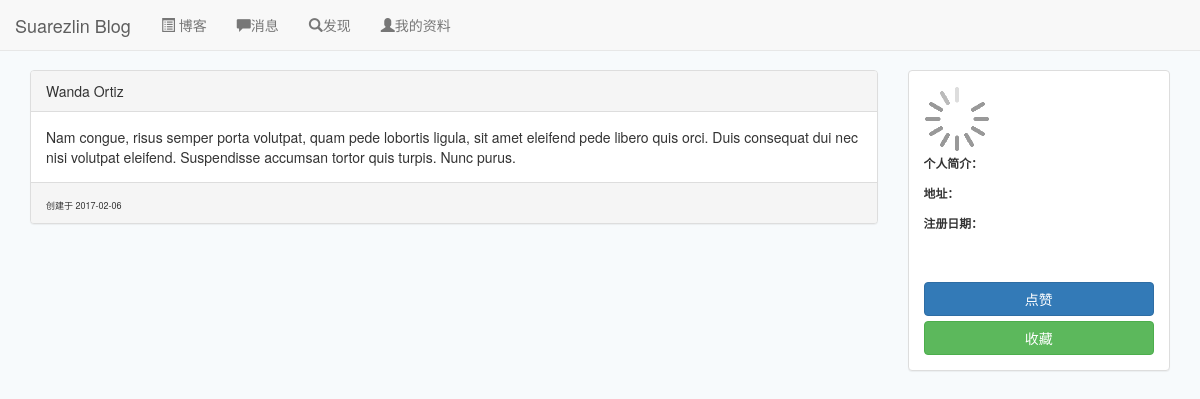
/blog/2 (signed in), run on the app's committed database.
### app/models.py (models this page shows, shortened)
class Text(db.Model):
    __tablename__ = 'texts'
    id = db.Column(db.Integer, primary_key=True)
    body = db.Column(db.Text)
    timestamp = db.Column(db.DateTime, index=True, default=datetime.utcnow)
    author_id = db.Column(db.Integer, db.ForeignKey('users.id'))
    comments = db.relationship('Comment', backref='text')
    title = db.Column(db.Text)
    txt = db.Column(db.Text)
    messages = db.relationship('Message', backref='blog')

### app/main/views.py (the view)
@main.route('/blog/<id>')
@login_required
def get_blog(id):
    blog = Text.query.filter_by(id=id).first()
    if current_user == blog.author:
        if blog is None:
            abort(404)
        else:
            author = blog.author
            timestamp = utc2local(blog.timestamp).strftime('%Y-%m-%d')
            return render_template('blog.html', author=author, blog=blog, timestamp=timestamp)
    else:
        if blog is None:
            abort(404)
        else:
            author = blog.author
            timestamp = utc2local(blog.timestamp).strftime('%Y-%m-%d')
            return render_template('otherblog.html', author=author, blog=blog, timestamp=timestamp)

### app/auth/views.py (called while the page is built)
@auth.before_app_request
def before_request():
    if current_user.is_authenticated and not current_user.confirmed and request.endpoint[:5]!='auth.':
        return redirect(url_for('auth.unconfirmed'))

### app/main/views.py (called while the page is built)
def utc2local(utc_st):
    now_stamp = time.time()
    local_time = datetime.datetime.fromtimestamp(now_stamp)
    utc_time = datetime.datetime.utcfromtimestamp(now_stamp)
    offset = local_time - utc_time
    local_st = utc_st + offset
    return local_st

### app/models.py (called while the page is built)
@login_manager.user_loader
def load_user(user_id):
    return User.query.get(int(user_id))

### app/templates/otherblog.html (shortened to what this page needs)
{% extends "base.html" %}
{% block body %}
    <div class="container">
        <div class="row">
            <div class="col-md-9">
                <div class="panel panel-default">
                    <div class="panel-heading">{{ blog.title }}</div>
                    <div class="panel-body">{{ blog.body |safe }}</div>
                    <div class="panel-footer"><span style="font-size: xx-small;">创建于 {{ timestamp }}</span></div>
                </div>
            </div>
            <div class="col-md-3 hidden-xs">
                <div class="panel panel-default info">
                    <div class="panel-body">
                        <div class="media">
                            <div class="media-left">
                                <a href="" id="pic">
                                    <img class="media-object img-rounded" src="http://localhost:5000/static/wait.gif"
                                         alt=""
                                         style="width: 66px" id="ava">
                                </a>
                            </div>
                            <div class="media-body">
                            </div>
                            <ul class="list-inline">
                                <li>
                                    <small><strong>个人简介：</strong></small>
                                </li>
                            </ul>
                            <ul class="list-inline">
                                <li>
                                    <small><strong>地址：</strong></small>
                                </li>
                            </ul>
                            <ul class="list-inline">
                                <li>
                                    <small><strong>注册日期：</strong></small>
                                </li>
                            </ul>
                            <br><br>
                        </div>
                        <button type="button" class="btn btn-primary btn-block" id="b1" blog="{{ blog.id }}">点赞
                        </button>
                        <button type="button" class="btn btn-success btn-block" id="b2" blog="{{ blog.id }}">收藏
                        </button>
                    </div>
                </div>
            </div>
        </div>
    </div>
{% endblock %}

### app/templates/otherblog.html (style rules this page uses)
.info { position: fixed; width: 262.5px; }

### data on the page
Text: title "Wanda Ortiz", body "Nam congue, risus semper porta volutpat, quam pede lobortis ligula, sit amet eleifend pede libero quis orci. Duis consequat dui nec nisi volutpat eleifend. Suspendisse accumsan tortor quis turpis. Nunc purus."

### other printed values
{{ timestamp }} "2017-02-06"
